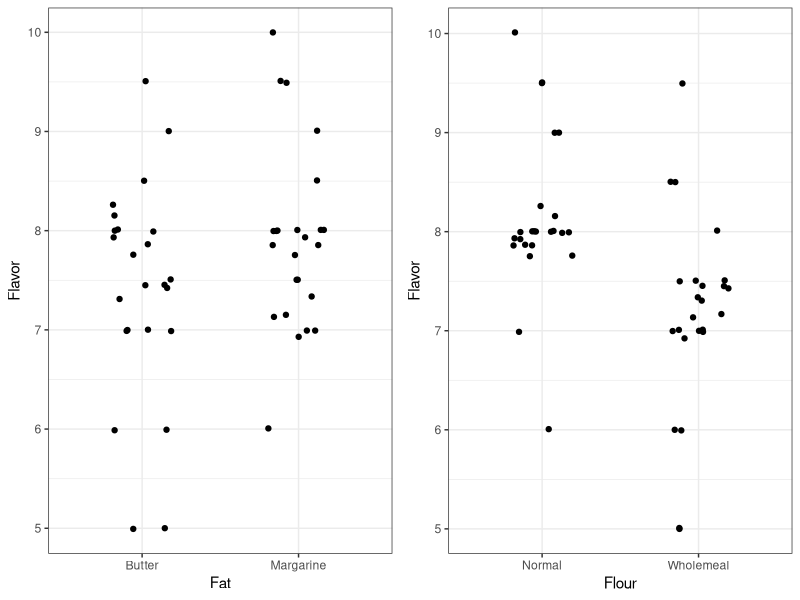
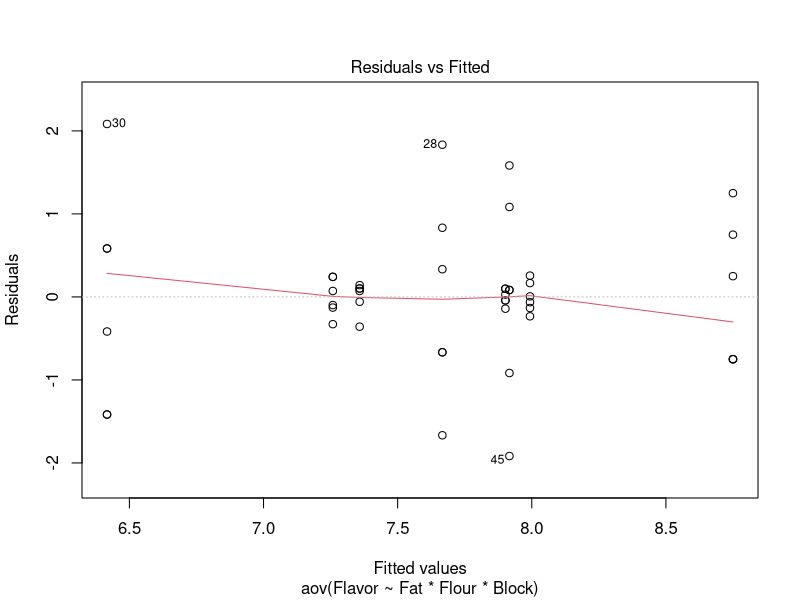
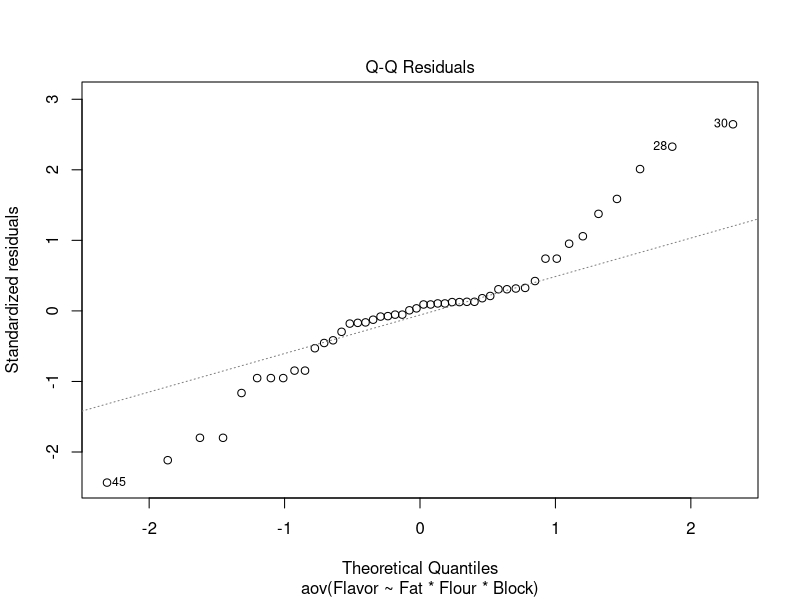
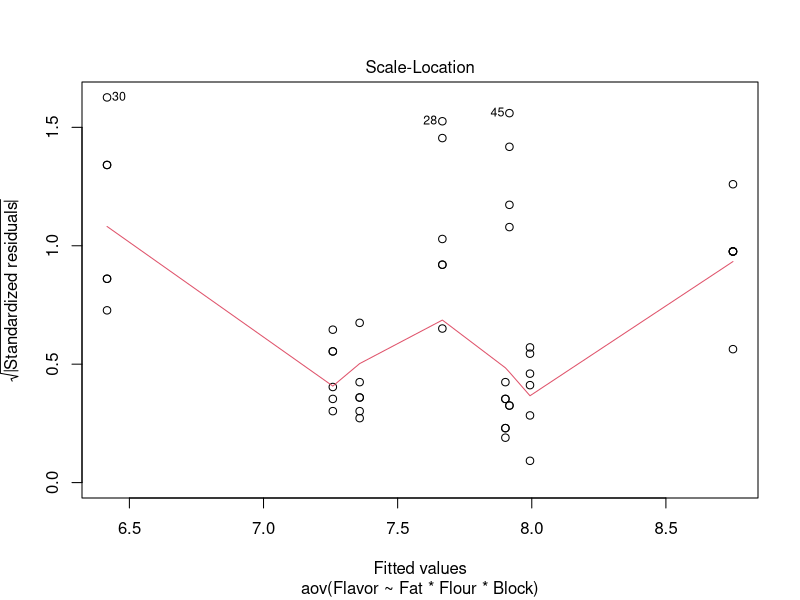
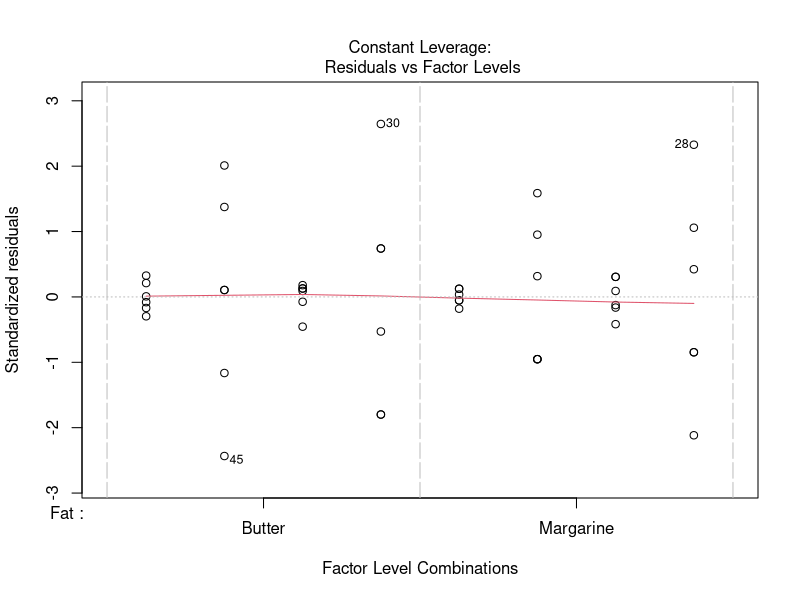
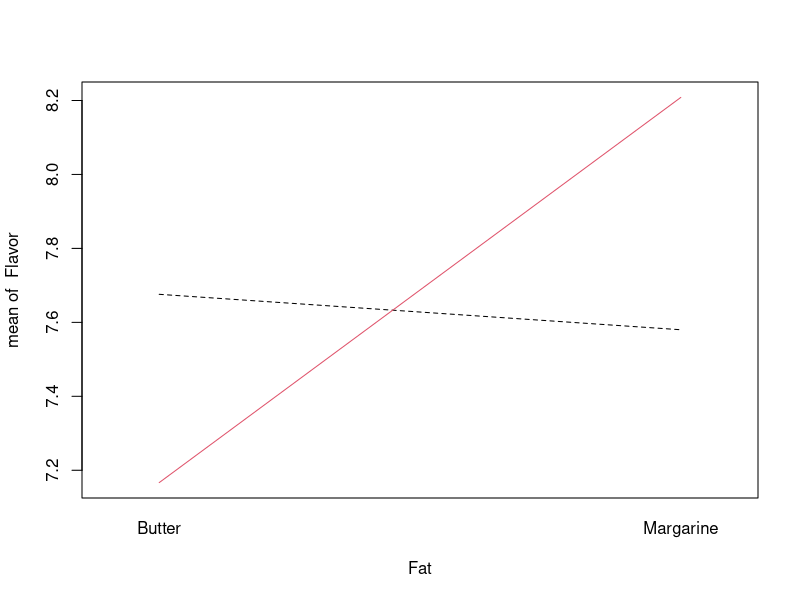
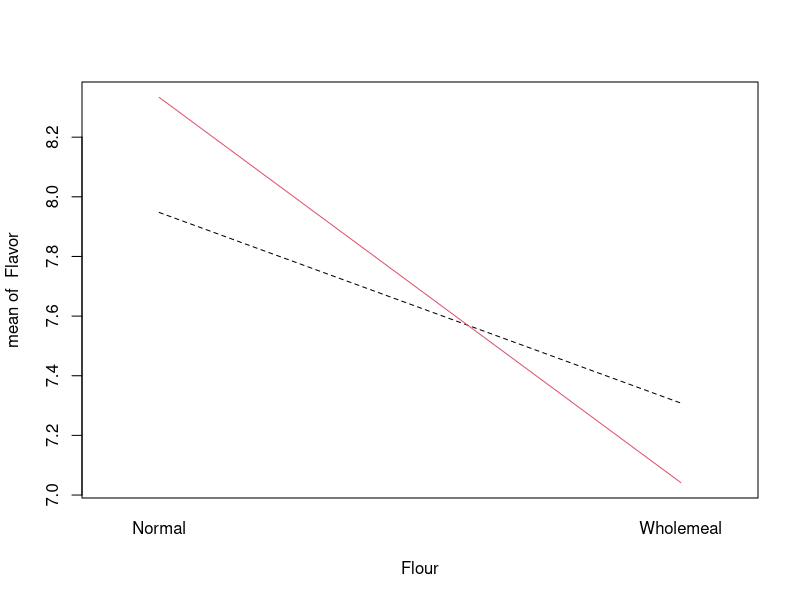

These charts were generated, in order, by the following R code:
library(tidyverse)
library(car)
library(ggplot2)
library(gridExtra)

pancake <- read.csv("pancake.csv",stringsAsFactors=T)


#assumptions tests for anova
bartlett.test(Flavor~Fat, data=pancake)
bartlett.test(Flavor~Flour, data=pancake)
leveneTest(Flavor ~ Fat*Flour, data = pancake) 

#data distribution
plot1 <- pancake %>% ggplot(aes(x=Fat,y=Flavor)) +
                geom_jitter(width = 0.2) + theme_bw()
plot2 <- pancake %>% ggplot(aes(x=Flour,y=Flavor)) +
  geom_jitter(width = 0.2) + theme_bw()
grid.arrange(plot1, plot2, ncol=2)

#model
model <- aov(Flavor~Fat*Flour*Block,data=pancake)
summary(model)
plot(model)


#interaction plot
with(pancake, {
  interaction.plot(Fat,Block,Flavor,col=1:2, legend=F)
  interaction.plot(Flour,Block,Flavor,col=1:2, legend=F)
})

#Tukey test to compare treatments
TukeyHSD(model, which = "Flour")
TukeyHSD(model, which = "Fat")
